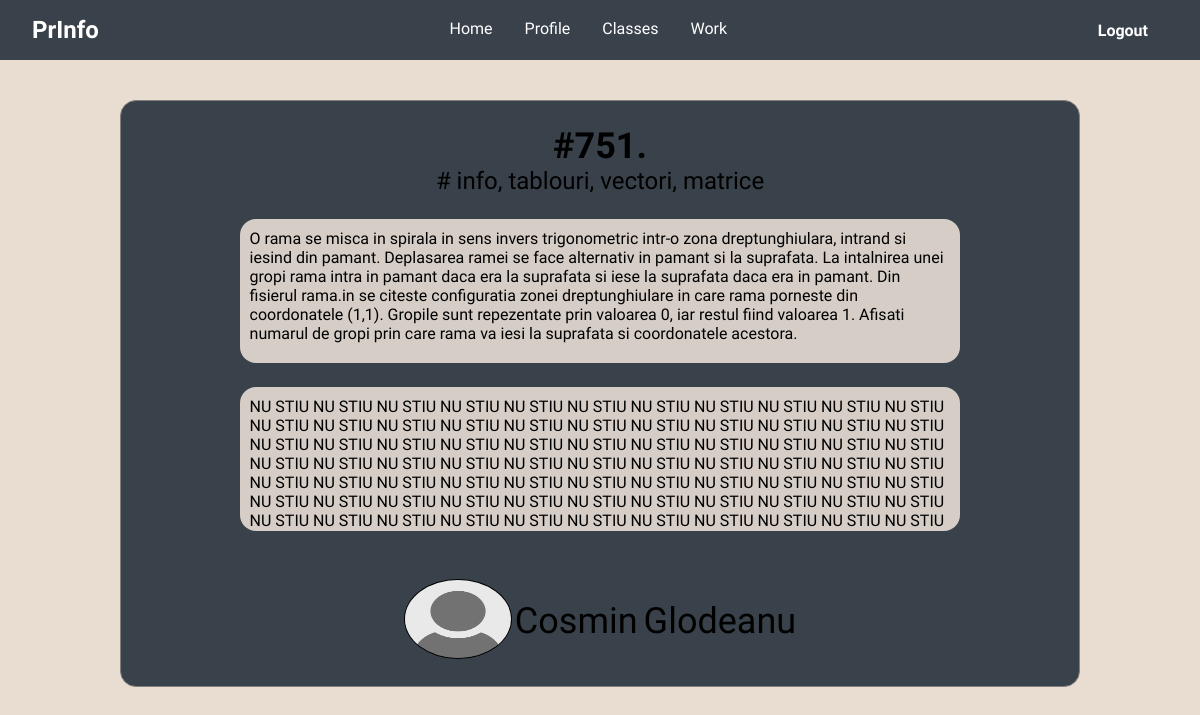
/Interface/solvedProblem.php?problem_id=25 (signed in), run on the app's committed database.
### tables this page shows
CREATE TABLE `problems` (
  `ID` int(11) NOT NULL,
  `Title` varchar(100) DEFAULT NULL,
  `Description` text DEFAULT NULL,
  `Rating` decimal(3,2) DEFAULT 0.00,
  `Difficulty` enum('Easy','Medium','Hard') DEFAULT NULL,
  `CreatedAt` date DEFAULT NULL,
  `CreatedBy` int(11) DEFAULT NULL
);

CREATE TABLE `solutions` (
  `ID` int(11) NOT NULL,
  `ProblemID` int(11) DEFAULT NULL,
  `UserID` int(11) DEFAULT NULL,
  `SolutionText` text DEFAULT NULL,
  `SubmittedAt` datetime DEFAULT NULL,
  `IsCorrect` enum('corect','incorect') DEFAULT NULL
);

CREATE TABLE `users` (
  `ID` int(11) NOT NULL,
  `FirstName` varchar(50) DEFAULT NULL,
  `LastName` varchar(50) DEFAULT NULL,
  `Email` varchar(100) DEFAULT NULL,
  `Password` varchar(100) DEFAULT NULL,
  `Role` enum('teacher','student') DEFAULT NULL
);

### Interface/solvedProblem.php (the view, shortened to what this page needs)
<!DOCTYPE html>
<html>
<head>
    <link rel="stylesheet" href="stylesheets/solvedProblem.css">
    <link rel="stylesheet" href="https://cdnjs.cloudflare.com/ajax/libs/font-awesome/4.7.0/css/font-awesome.min.css">
</head>
<body>
    <?php
    include 'db_connection.php';
    if (isset($_SESSION['logged_in']) && $_SESSION['logged_in'] == true) {
        $loginText = "Logout";
    } else {
        $loginText = "Login";
    }
    $example = false;
    if (isset($_GET['problem_id'])) {
        $problemId = $_GET['problem_id'];
        $queryProblem = 'SELECT * FROM problems WHERE ID = ?';
        $stmtProblem = $conn->prepare($queryProblem);
        $stmtProblem->bind_param('i', $problemId);
        if ($stmtProblem->execute()) {
            $resultProblem = $stmtProblem->get_result();
            $problem = $resultProblem->fetch_assoc();
            $authorId = $problem['CreatedBy'];
            $queryAuthor = 'SELECT * FROM users WHERE ID = ?';
            $stmtAuthor = $conn->prepare($queryAuthor);
            $stmtAuthor->bind_param('i', $authorId);
            if ($stmtAuthor->execute()) {
                $resultAuthor = $stmtAuthor->get_result();
                $author = $resultAuthor->fetch_assoc();
            } else {
                echo "Database error: " . $stmtAuthor->error;
                exit;
            }
            $queryTags = 'SELECT tags.Name FROM tags JOIN problemtags ON tags.ID = problemtags.TagID
                WHERE problemtags.ProblemID = ?';
            $stmtTags = $conn->prepare($queryTags);
            $stmtTags->bind_param('i', $problemId);
            $tags = [];
            if ($stmtTags->execute()) {
                $resultTags = $stmtTags->get_result();
                while ($row = $resultTags->fetch_assoc()) {
                    $tags[] = $row['Name'];
                }
            } else {
                echo "Database error: " . $stmtTags->error;
                exit;
            }
            $querySol = 'SELECT * FROM solutions WHERE ProblemID = ? AND UserID = ? ORDER BY SubmittedAt DESC LIMIT 1';
            $stmtSol = $conn->prepare($querySol);
            $stmtSol->bind_param('ii', $problemId, $_SESSION['user']['ID']);
            if ($stmtSol->execute()) {
                $resultSol = $stmtSol->get_result();
                if ($resultSol->num_rows > 0) {
                    $sol = $resultSol->fetch_assoc();
                }
            } else {
                echo "Database error: " . $stmtSol->error;
                exit;
            }
        } else {
            echo "Database error: " . $stmtProblem->error;
            exit;
        }
    } else {
        $example = true;
    }
    ?>
    <header>
        <div class="navbar">
            <div class="logo">
                <h2>PrInfo</h2>
            </div>
            <ul class="links">
                <li><a href="home.php">Home</a></li>
                <li><a href="profile.php">Profile</a></li>
                <li><a href="myclasses.php">Classes</a></li>
                <li><a href="work.php">Work</a></li>
            </ul>
            <a href="connection.php" class="login-btn" style="--clr:#E9DCD1">
                <?php echo $loginText; ?>
            </a>
        </div>
    </header>
    <div class="big-box">
        <div class="title">
            <?php echo $example ? "Exemplu" : $problem['Title']; ?>
        </div>
        <div class="tags">#
            <?php echo $example ? "Exemplu" : implode(', ', $tags); ?>
        </div>
        <div class="small-box">
            <?php echo $example ? "Exemplu" : $problem['Description']; ?>
        </div>
        <div class="small-box">
            <?php echo $example ? "Exemplu" : $sol['SolutionText']; ?>
        </div>
        <div class="author-box">
            <img src="assets/avatar.png" class="author-image">
            <div class="author-name">
                <?php echo $example ? "Exemplu" : $author['FirstName']; ?>
            </div>
            <div class="author-surname">
                <?php echo $example ? "Exemplu" : $author['LastName']; ?>
            </div>
        </div>
    </div>
</body>
</html>

### Interface/stylesheets/solvedProblem.css (style rules this page uses)
* { margin:0; padding: 0; box-sizing: border-box; font-family: "Viga", sans-serif; }
body { height: 100vh; background-color: #E9DCD1; background-size: cover; background-position: center; }
header li { list-style: none; }
header a { text-decoration: none; color: white; font-size: 1rem; }
header .logo { user-select: none; }
header { background: #39424A; position: relative; padding: 0 2rem; }
.navbar { width: 100%; max-width: 1200px; height: 3.75em; margin: 0 auto; display: flex; align-items: center; justify-content: space-between; }
.navbar .logo h2 { font-size: 1.5rem; font-weight: bold; color: white; }
.navbar .links { position: relative; display: flex; gap: 2rem; }
.login-btn { background: #39424A; color: white; outline: none; font-weight: bold; padding: 0.5rem 1.25rem; border-radius: 2em; cursor: pointer; transition: .5s; }
.navbar li a:not(.dm-login-btn):after { content: ""; width: 0; height: 3px; background-color: white; margin: auto; display: block; transition: .5s; }
.big-box { position: relative; top: 5%; left: 10%; right: 10%; bottom: 2%; border: 1px solid gray; display: flex; flex-direction: column; justify-content: flex-start; align-items: center; background-color: #39424A; border-radius: 1em; width: 80%; }
.title { font-size: 3vw; font-weight: bold; text-align: center; margin-top: 2vw; }
.tags { font-size: 2vw; margin-bottom: 2vw; text-align: center; }
.small-box { height: 18vh; width: 60vw; overflow-y: auto; scrollbar-width: none; -ms-overflow-style: none; margin-bottom: 2vw; background-color: #D5CDC6; border-radius: 1em; padding: 1%; }
.author-box { display: flex; align-items: center; font-size: 3vw; text-align: center; margin-top: 2vw; margin-bottom: 2vw; }
.author-image { height: 10vh; width: 9vw; margin-bottom: 0.25vw; margin-right: 0.25vw; border-radius: 50%; border: 0.02em solid black; }
.author-surname { margin-left: 0.5vw; }

### data on the page
problems: Title "#751.", Description "O rama se misca in spirala in sens invers trigonometric intr-o zona dreptunghiulara, intrand si iesind din pamant. Deplasarea ramei se face alternativ in pamant si la suprafata. La intalnirea unei gropi rama intra in pamant daca era la suprafata si iese la suprafata daca era in pamant. Din fisierul rama.in se citeste configuratia zonei dreptunghiulare in care rama porneste din coordonatele (1,1). Gropile sunt repezentate prin valoarea 0, iar restul fiind valoarea 1. Afisati numarul de gropi prin care rama va iesi la suprafata si coordonatele acestora."
solutions: SolutionText "NU STIU NU STIU NU STIU NU STIU NU STIU NU STIU NU STIU NU STIU NU STIU NU STIU NU STIU NU STIU NU STIU NU STIU NU STIU NU STIU NU STIU NU STIU NU STIU NU STIU NU STIU NU STIU NU STIU NU STIU NU STIU NU STIU NU STIU NU STIU NU STIU NU STIU NU STIU NU STIU NU STIU NU STIU NU STIU NU STIU NU STIU NU STIU NU STIU NU STIU NU STIU NU STIU NU STIU NU STIU NU STIU NU STIU NU STIU NU STIU NU STIU NU STIU NU STIU NU STIU NU STIU NU STIU NU STIU NU STIU NU STIU NU STIU NU STIU NU STIU NU STIU NU STIU NU STIU NU STIU NU STIU NU STIU NU STIU NU STIU NU STIU NU STIU NU STIU NU STIU NU STIU NU STIU NU STIU NU STIU NU STIU…"
users: FirstName "Cosmin", LastName "Glodeanu"

### other printed values
$loginText "Logout"
implode(', ', $tags) "info, tablouri, vectori, matrice"
